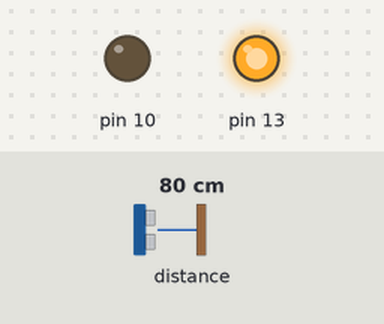
The sketch below on a simulated Arduino Uno, built with avr-gcc and run on an emulated ATmega328P. Shown: output pins drawn as LEDs (lit = HIGH). The inputs (shaded band) are chosen by the test bench; at power-on: distance to the obstacle 80 cm. What the sketch prints to the serial monitor is not drawn.

Above: at 1.2 s.
1.3 s: distance to the obstacle set to 195 cm
2.8 s: distance to the obstacle set to 205 cm
At 4.0 s:
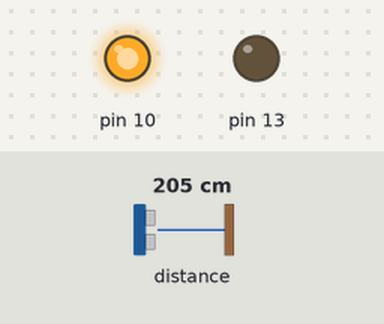
4.3 s: distance to the obstacle set to 2 cm
At 4.8 s:
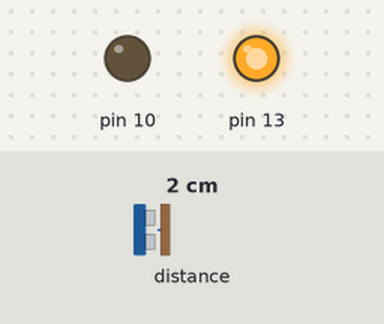
5.8 s: distance to the obstacle set to 250 cm
At 6.8 s:
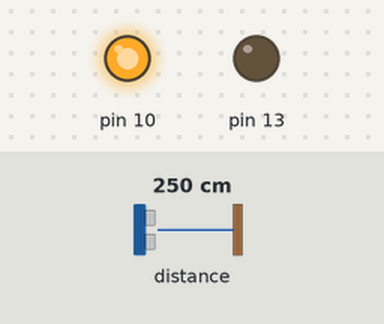
Timing chart, 0 to 8.3 s (numbered marks = the images above; inputs shaded):
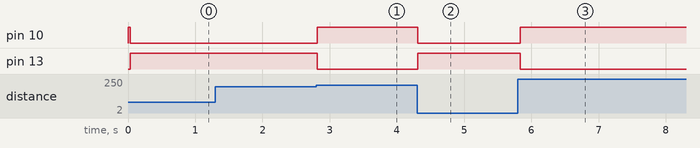

Measured:
- the behaviour switches between 199 and 200 cm on distance to the obstacle (found by bisection; images 0 and 1)
- after the input at 1.3 s, every drawn part: stays the same
- after the input at 2.8 s, pin 10: LOW → HIGH at once; pin 13: HIGH → LOW at once
- after the input at 4.3 s, pin 10: HIGH → LOW at once; pin 13: LOW → HIGH at once
- after the input at 5.8 s, pin 10: LOW → HIGH at once; pin 13: HIGH → LOW at once

The sketch:

BeamBreaks.ino
```cpp
#include "Adafruit_VL53L0X.h"

/*
* integer that controls the minimum number of times in a row
* the sensor needs to activate to trigger. If you are getting false
* positives, raise this number. If you are not seeing activations when they
* are expected, lower this number (to a minimum of 1).
*
* Each sensor read takes about 40 milliseconds, so a countsToTrigger of 3
* would mean that the sensor needs to be tripped for 120 milliseconds, whereas
* a countsToTrigger would only need a single read to trigger the output.
*/
int countsToTrigger = 1;

///////////////////////////////////////////////
// You should not need to edit below this point

//Create the Time-of-Flight Distance Sensor object.
Adafruit_VL53L0X lox = Adafruit_VL53L0X();

//Create the objects to track how many activations we see in a row.
int count =0;
bool fired = false;


// This is the setup function, called once at startup.
void setup() {

  //Initialize the Serial port to a baud rate of 115200
  Serial.begin(115200);

  // wait until serial port opens for native USB devices
  while (! Serial) {
    delay(1);
  }

  //establish I2C communications with the TOF sensor, pause if not found.
  Serial.println("Adafruit VL53L0X test");
  if (!lox.begin()) {
    Serial.println(F("Failed to boot VL53L0X"));
    while(1);
  }

  pinMode(13,OUTPUT);
  pinMode(10,OUTPUT);
  digitalWrite(10,HIGH);
}

// This is the loop function, which runs ad infinitum after the setup funcition
void loop() {

  //Create a new object to hold TOF measurment data.
  VL53L0X_RangingMeasurementData_t measure;

  //Take the measurment, and pass in the object where the data will be stored.
  lox.rangingTest(&measure, false); // pass in 'true' to get debug data printout!

  // If we see a valid read, and the measurement is less than 2 meters away...
  if (measure.RangeStatus != 4 && measure.RangeMilliMeter <2000) {
    // Serial.print("Distance (mm): "); Serial.println(measure.RangeMilliMeter);
    // Increment the tracking counter.
    count++;
  } else {
    // Otherwise, if we see an invalid read, or a read of distance >2 meters
    // reset the tracking counter, and the flag saying if we've already triggered.
    count = 0;
    fired = false;

    // and reset the outputs to their original state.
    digitalWrite(13,LOW);
    digitalWrite(10,HIGH);
  }

  // If our counter is greater than or equal to countsToTrigger, and we haven't
  // already triggered...
  if(count >= countsToTrigger && !fired){
    //set the outputs to trigger the keyboard encoder
    digitalWrite(13,HIGH);
    digitalWrite(10,LOW);

    // set the flag to say that we have triggered, and delay for 100ms to make
    // sure the keyboard encoder has time to see the activation.
    fired = true;
    // Delay set to 0 because the sensors are not seeing activations when they are expected
    delay(0);
  }
}
```
